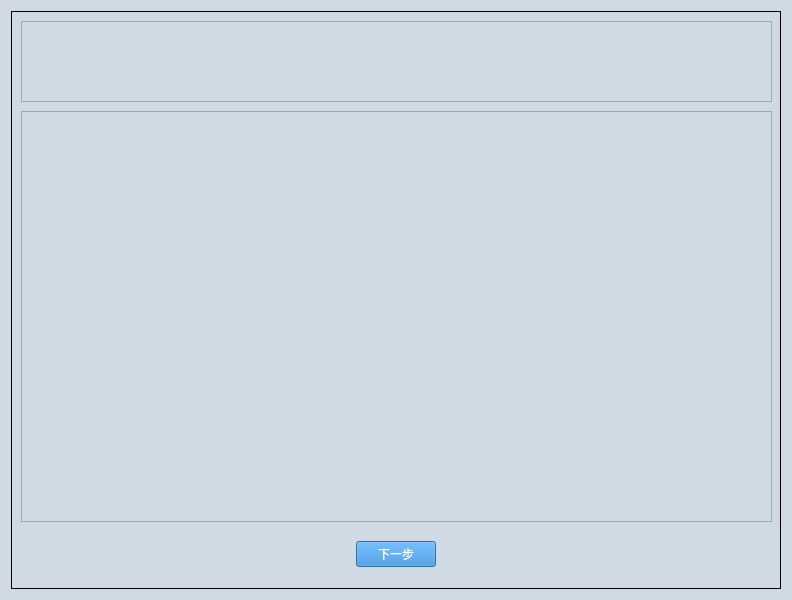
<?xml version="1.0" encoding="UTF-8"?>
<ui version="4.0">
 <class>Dialog</class>
 <widget class="QDialog" name="Dialog">
  <property name="geometry">
   <rect>
    <x>0</x>
    <y>0</y>
    <width>792</width>
    <height>600</height>
   </rect>
  </property>
  <property name="font">
   <font>
    <family>Microsoft YaHei</family>
    <pointsize>14</pointsize>
   </font>
  </property>
  <property name="windowTitle">
   <string>Dialog</string>
  </property>
  <property name="styleSheet">
   <string notr="true">QDialog{
background-color:#D0DAE5;
}

QTextBrower{
background-color:#D0DAE5;
}

QLineEdit{
background-color:#D0DAE5;
}

QWidget{
background-color:#D0DAE5;
}

QStackedWidget{
background-color:#D0DAE5;
}

QHeaderView{
background-color:#D0DAE5;
}

QLabel{
font-size:12px;
font-family:Microsoft YaHei;
background-color:#D0DAE5;
}

QPushButton{         /*按钮自适应拉伸背景*/
border-width: 2px 15px 2px 15px;
background-color:#2884D8;
color: #FFFFFF;
font-size:12px;
font-family:Microsoft YaHei;
}

QGroupBox{
font-size:12px;
font-family:Microsoft YaHei;
border:1px solid rgb(0, 0, 0); 
}</string>
  </property>
  <layout class="QGridLayout" name="gridLayout_2">
   <item row="0" column="0">
    <widget class="QGroupBox" name="groupBox">
     <property name="title">
      <string/>
     </property>
     <widget class="QGraphicsView" name="graphicsView">
      <property name="geometry">
       <rect>
        <x>10</x>
        <y>100</y>
        <width>751</width>
        <height>411</height>
       </rect>
      </property>
      <property name="sizePolicy">
       <sizepolicy hsizetype="Preferred" vsizetype="Preferred">
        <horstretch>0</horstretch>
        <verstretch>0</verstretch>
       </sizepolicy>
      </property>
     </widget>
     <widget class="QTextBrowser" name="textBrowser_contents">
      <property name="geometry">
       <rect>
        <x>10</x>
        <y>10</y>
        <width>751</width>
        <height>81</height>
       </rect>
      </property>
     </widget>
     <widget class="QWidget" name="">
      <property name="geometry">
       <rect>
        <x>300</x>
        <y>530</y>
        <width>169</width>
        <height>27</height>
       </rect>
      </property>
      <layout class="QGridLayout" name="gridLayout">
       <item row="0" column="2">
        <spacer name="horizontalSpacer_2">
         <property name="orientation">
          <enum>Qt::Horizontal</enum>
         </property>
         <property name="sizeHint" stdset="0">
          <size>
           <width>40</width>
           <height>20</height>
          </size>
         </property>
        </spacer>
       </item>
       <item row="0" column="0">
        <spacer name="horizontalSpacer">
         <property name="orientation">
          <enum>Qt::Horizontal</enum>
         </property>
         <property name="sizeHint" stdset="0">
          <size>
           <width>40</width>
           <height>20</height>
          </size>
         </property>
        </spacer>
       </item>
       <item row="0" column="1">
        <widget class="QPushButton" name="pushButton_next">
         <property name="text">
          <string>下一步</string>
         </property>
        </widget>
       </item>
      </layout>
     </widget>
    </widget>
   </item>
  </layout>
 </widget>
 <resources>
  <include location="iconQrc.qrc"/>
 </resources>
 <connections/>
</ui>
